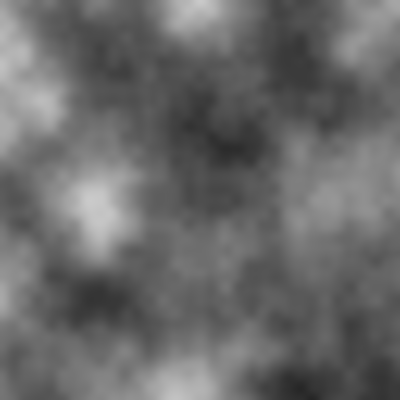
Frame 1 (no input)
Frame 60 (the mouse pressed at the canvas centre just before this capture): identical to frame 1, image omitted
Frame 120 (the mouse held since frame 60 and released just before this capture): identical to frame 1, image omitted

The Processing sketch that drew this single still picture (run headless with seeded random() and noise(); from frame 60 on, the mouse is pressed at the canvas centre):

// Processing sketch: i5_2D_Perlin_Noise_2
// ── i5_2D_Perlin_Noise_2.pde

void setup() {
  size(400, 400);
  
}
void draw() {
  noiseDetail((int) map(mouseY, 0, height, 0.0,0.1), map(mouseX, 0, width, 0, 1));
  loadPixels();

  float xoff = 0.0;  // Start xoff at 0.

  for (int x = 0; x < width; x++) {

    float yoff = 0.0;

    for (int y = 0; y < height; y++) {
      float bright = map(noise(xoff, yoff), 0, 1, 0, 255);
      pixels[x+y * width] = color(bright, bright, bright);
      yoff += 0.01 ;
    }
    xoff += 0.01 ;
  }

  updatePixels();
}
